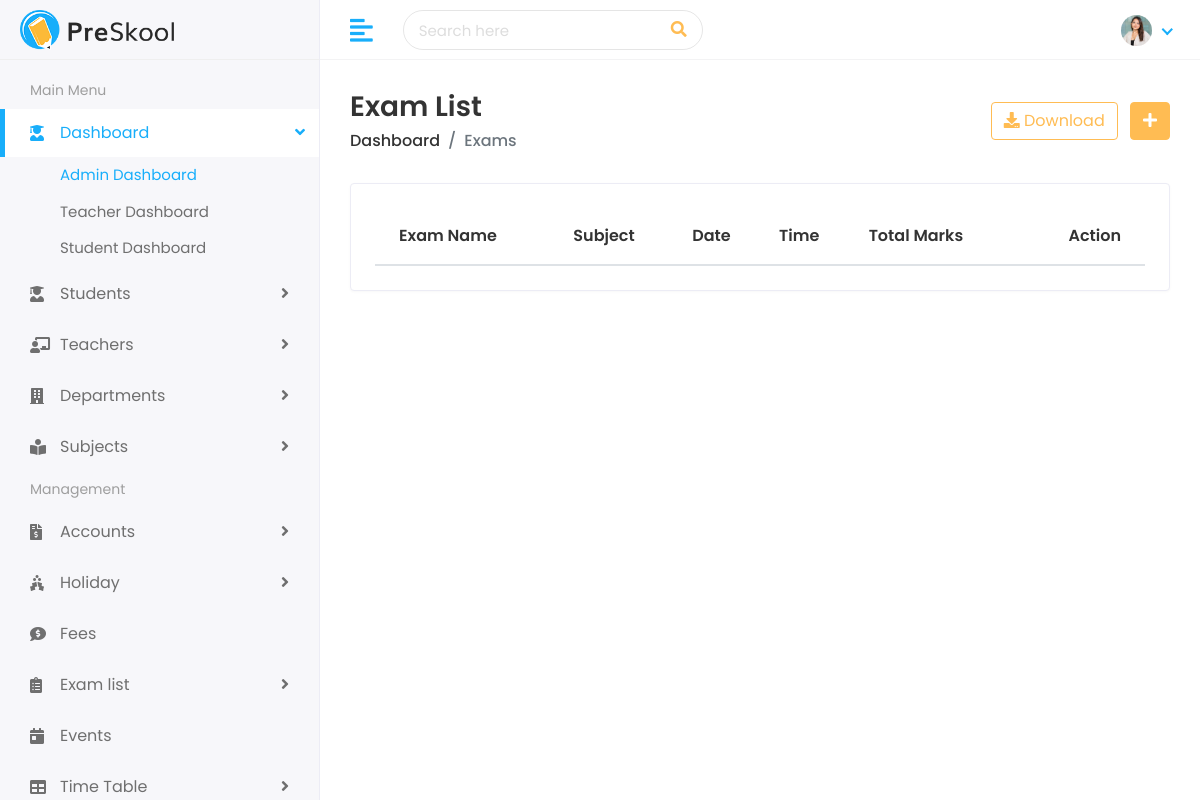
The app's page /exams/, older data.
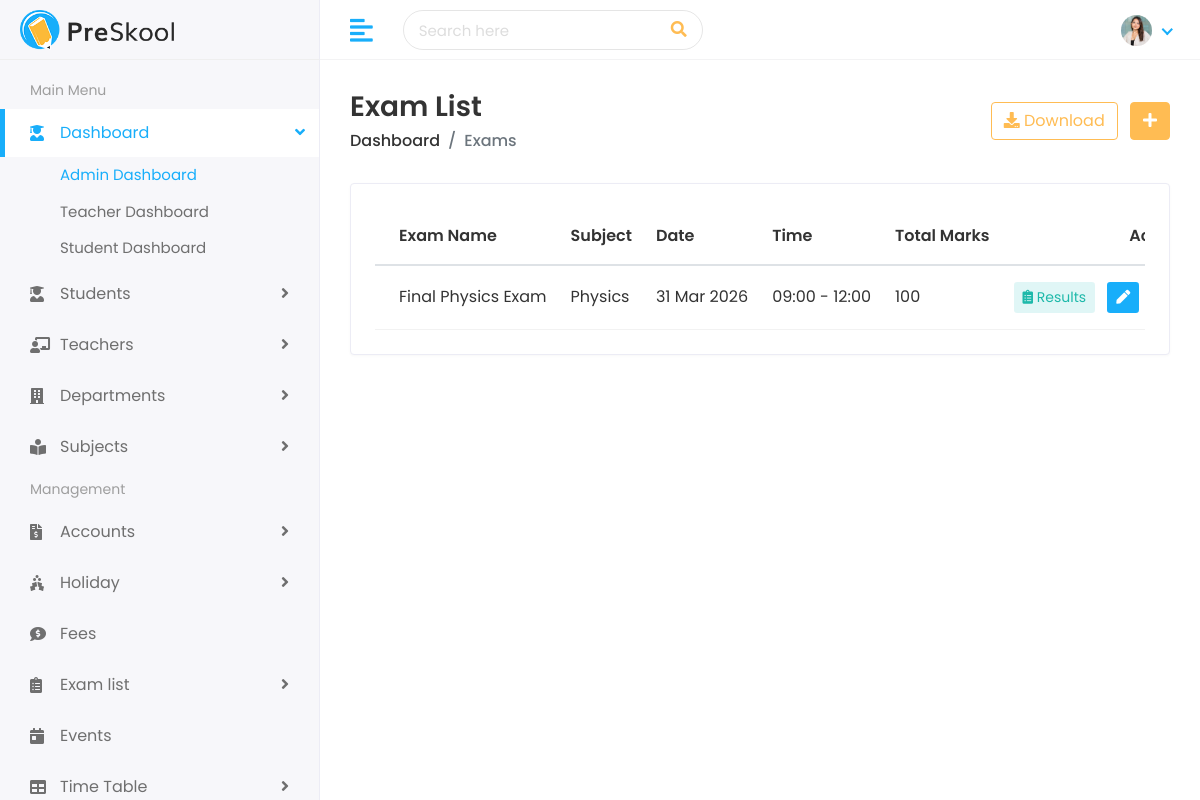
The same page, newer data.
### faculty/models.py (models this page shows, shortened)
class Exam(models.Model):
    name = models.CharField(max_length=200)
    subject = models.ForeignKey(Subject, on_delete=models.CASCADE)
    exam_date = models.DateField()
    start_time = models.TimeField()
    end_time = models.TimeField()
    total_marks = models.IntegerField()

class Subject(models.Model):
    name = models.CharField(max_length=200)
    code = models.CharField(max_length=50, unique=True)
    department = models.ForeignKey(
        Department, on_delete=models.SET_NULL,
        null=True, blank=True, related_name='subjects'
    )
    teacher = models.ForeignKey(
        Teacher, on_delete=models.SET_NULL,
        null=True, blank=True, related_name='subjects'
    )

### faculty/views.py (the view)
# urls.py: path('exams/', views.exam_list, name='exam_list'),
def exam_list(request):
    exams = Exam.objects.all().order_by('-exam_date')
    return render(request, 'exams/exams.html', {'exams': exams})

### templates/exams/exams.html (shortened to what this page needs)
{% extends 'Home/base.html' %}
{% load static %}
{% block body %}
<div class="page-wrapper">
    <div class="content container-fluid">
        <div class="page-header">
            <div class="row align-items-center">
                <div class="col">
                    <h3 class="page-title">Exam List</h3>
                    <ul class="breadcrumb">
                        <li class="breadcrumb-item"><a href="/dashboard">Dashboard</a></li>
                        <li class="breadcrumb-item active">Exams</li>
                    </ul>
                </div>
                <div class="col-auto text-right float-right ml-auto">
                    <a href="#" class="btn btn-outline-primary mr-2"><i class="fas fa-download"></i> Download</a>
                    <a href="{% url 'add_exam' %}" class="btn btn-primary"><i class="fas fa-plus"></i></a>
                </div>
            </div>
        </div>
        <div class="row">
            <div class="col-sm-12">
                <div class="card card-table">
                    <div class="card-body">
                        <div class="table-responsive">
                            <table class="table table-hover table-center mb-0 datatable">
                                <thead>
                                    <tr>
                                        <th>Exam Name</th>
                                        <th>Subject</th>
                                        <th>Date</th>
                                        <th>Time</th>
                                        <th>Total Marks</th>
                                        <th class="text-right">Action</th>
                                    </tr>
                                </thead>
                                <tbody>
                                    {% for exam in exams %}
                                    <tr>
                                        <td>{{ exam.name }}</td>
                                        <td>{{ exam.subject.name }}</td>
                                        <td>{{ exam.exam_date|date:"d M Y" }}</td>
                                        <td>{{ exam.start_time|time:"H:i" }} - {{ exam.end_time|time:"H:i" }}</td>
                                        <td>{{ exam.total_marks }}</td>
                                        <td class="text-right">
                                            <div class="actions">
                                                <a href="{% url 'exam_results' exam.pk %}"
                                                    class="btn btn-sm bg-info-light mr-2" title="Manage Results">
                                                    <i class="fas fa-clipboard-list"></i> Results
                                                </a>
                                                <a href="{% url 'edit_exam' exam.pk %}"
                                                    class="btn btn-sm bg-success-light mr-2">
                                                    <i class="fas fa-pen"></i>
                                                </a>
                                            </div>
                                        </td>
                                    </tr>
                                    {% endfor %}
                                </tbody>
                            </table>
                        </div>
                    </div>
                </div>
            </div>
        </div>
    </div>
</div>
</div>
</body>
</html>
{% endblock %}

### templates/Home/base.html (shortened to what this page needs)
{% load static %}
<!DOCTYPE html>
<html lang="en">
<head>
   <link rel="stylesheet" href="{%static 'assets/plugins/bootstrap/css/bootstrap.min.css' %}">
   <link rel="stylesheet" href="{%static 'assets/plugins/fontawesome/css/fontawesome.min.css' %}">
   <link rel="stylesheet" href="{%static 'assets/plugins/fontawesome/css/all.min.css' %}">
   <link rel="stylesheet" href="{%static 'assets/css/style.css' %}">
</head>
<body>
   <div class="main-wrapper">
      <div class="header">
         <div class="header-left">
            <a href="{% url 'index' %}" class="logo">
               <img src="{%static 'assets/img/logo.png' %}" alt="Logo">
            </a>
         </div>
         <a href="javascript:void(0);" id="toggle_btn">
            <i class="fas fa-align-left"></i>
         </a>
         <div class="top-nav-search">
            <form>
               <input type="text" class="form-control" placeholder="Search here">
               <button class="btn" type="submit"><i class="fas fa-search"></i></button>
            </form>
         </div>
         <ul class="nav user-menu">
            <li class="nav-item dropdown noti-dropdown">
               <a href="#" class="dropdown-toggle nav-link" data-toggle="dropdown">
               </a>
            </li>
            <li class="nav-item dropdown has-arrow">
               <a href="#" class="dropdown-toggle nav-link" data-toggle="dropdown">
                  <span class="user-img"><img class="rounded-circle"
                        src="{%static 'assets/img/profiles/avatar-01.jpg'%}" width="31" alt="Ryan Taylor"></span>
               </a>
            </li>
         </ul>
      </div>
      <div class="sidebar" id="sidebar">
         <div class="sidebar-inner slimscroll">
            <div id="sidebar-menu" class="sidebar-menu">
               <ul>
                  <li class="menu-title">
                     <span>Main Menu</span>
                  </li>
                  <li class="submenu active">
                     <a href="#"><i class="fas fa-user-graduate"></i> <span> Dashboard</span> <span
                           class="menu-arrow"></span></a>
                     <ul>
                        <li><a href="index.html" class="active">Admin Dashboard</a></li>
                        <li><a href="teacher-dashboard.html">Teacher Dashboard</a></li>
                        <li><a href="student-dashboard.html">Student Dashboard</a></li>
                     </ul>
                  </li>
                  <li class="submenu">
                     <a href="#"><i class="fas fa-user-graduate"></i> <span> Students</span> <span
                           class="menu-arrow"></span></a>
                  </li>
                  <li class="submenu">
                     <a href="#"><i class="fas fa-chalkboard-teacher"></i> <span> Teachers</span> <span
                           class="menu-arrow"></span></a>
                  </li>
                  <li class="submenu">
                     <a href="#"><i class="fas fa-building"></i> <span> Departments</span> <span
                           class="menu-arrow"></span></a>
                  </li>
                  <li class="submenu">
                     <a href="#"><i class="fas fa-book-reader"></i> <span> Subjects</span> <span
                           class="menu-arrow"></span></a>
                  </li>
                  <li class="menu-title">
                     <span>Management</span>
                  </li>
                  <li class="submenu">
                     <a href="#"><i class="fas fa-file-invoice-dollar"></i> <span> Accounts</span> <span
                           class="menu-arrow"></span></a>
                  </li>
                  <li class="submenu">
                     <a href="#"><i class="fas fa-holly-berry"></i> <span> Holiday</span> <span
                           class="menu-arrow"></span></a>
                  </li>
                  <li>
                     <a href="fees.html"><i class="fas fa-comment-dollar"></i> <span>Fees</span></a>
                  </li>
                  <li class="submenu">
                     <a href="#"><i class="fas fa-clipboard-list"></i> <span> Exam list</span> <span
                           class="menu-arrow"></span></a>
                  </li>
                  <li>
                     <a href="event.html"><i class="fas fa-calendar-day"></i> <span>Events</span></a>
                  </li>
                  <li class="submenu">
                     <a href="#"><i class="fas fa-table"></i> <span> Time Table</span> <span
                           class="menu-arrow"></span></a>
                  </li>
               </ul>
            </div>
         </div>
      </div>
      {% block body %}
      {% endblock %}
</body>
</html>

Row changes from the older to the newer data that the page shows:
added Exam: name "Final Physics Exam", subject.name "Physics", exam_date "31 Mar 2026", start_time "09:00", end_time "12:00", total_marks "100"
